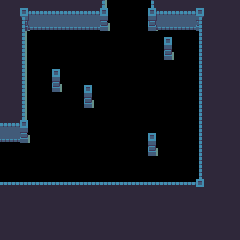

Below is a game level as drawn by its tile map, then a one-line description and the .tmx file that defines it, in full:
An orthogonal 15x15 tile map with 16x16 px tiles, 1 tile layer (Tiles) and 7 objects (4x pebbles, 2x link, statue_b).

<map version="1.0" orientation="orthogonal" width="15" height="15" tilewidth="16" tileheight="16">
 <tileset firstgid="1" name="tiles" tilewidth="16" tileheight="16">
  <image source="../../tilesets/tiles.png" width="96" height="144" />
 </tileset>
 <layer name="Tiles" width="15" height="15">
  <data>
   <tile gid="8" />
   <tile gid="4" />
   <tile gid="5" />
   <tile gid="5" />
   <tile gid="5" />
   <tile gid="5" />
   <tile gid="46" />
   <tile gid="0" />
   <tile gid="0" />
   <tile gid="45" />
   <tile gid="5" />
   <tile gid="5" />
   <tile gid="6" />
   <tile gid="8" />
   <tile gid="8" />
   <tile gid="8" />
   <tile gid="10" />
   <tile gid="11" />
   <tile gid="11" />
   <tile gid="11" />
   <tile gid="11" />
   <tile gid="52" />
   <tile gid="0" />
   <tile gid="0" />
   <tile gid="51" />
   <tile gid="11" />
   <tile gid="11" />
   <tile gid="12" />
   <tile gid="8" />
   <tile gid="8" />
   <tile gid="8" />
   <tile gid="16" />
   <tile gid="0" />
   <tile gid="0" />
   <tile gid="0" />
   <tile gid="0" />
   <tile gid="0" />
   <tile gid="0" />
   <tile gid="0" />
   <tile gid="0" />
   <tile gid="21" />
   <tile gid="0" />
   <tile gid="18" />
   <tile gid="8" />
   <tile gid="8" />
   <tile gid="8" />
   <tile gid="16" />
   <tile gid="0" />
   <tile gid="0" />
   <tile gid="0" />
   <tile gid="0" />
   <tile gid="0" />
   <tile gid="0" />
   <tile gid="0" />
   <tile gid="0" />
   <tile gid="27" />
   <tile gid="0" />
   <tile gid="18" />
   <tile gid="8" />
   <tile gid="8" />
   <tile gid="8" />
   <tile gid="16" />
   <tile gid="0" />
   <tile gid="21" />
   <tile gid="0" />
   <tile gid="0" />
   <tile gid="0" />
   <tile gid="0" />
   <tile gid="0" />
   <tile gid="0" />
   <tile gid="0" />
   <tile gid="0" />
   <tile gid="18" />
   <tile gid="8" />
   <tile gid="8" />
   <tile gid="8" />
   <tile gid="16" />
   <tile gid="0" />
   <tile gid="27" />
   <tile gid="0" />
   <tile gid="21" />
   <tile gid="0" />
   <tile gid="0" />
   <tile gid="0" />
   <tile gid="0" />
   <tile gid="0" />
   <tile gid="0" />
   <tile gid="18" />
   <tile gid="8" />
   <tile gid="8" />
   <tile gid="8" />
   <tile gid="16" />
   <tile gid="0" />
   <tile gid="0" />
   <tile gid="0" />
   <tile gid="27" />
   <tile gid="0" />
   <tile gid="0" />
   <tile gid="0" />
   <tile gid="0" />
   <tile gid="0" />
   <tile gid="0" />
   <tile gid="18" />
   <tile gid="8" />
   <tile gid="8" />
   <tile gid="5" />
   <tile gid="46" />
   <tile gid="0" />
   <tile gid="0" />
   <tile gid="0" />
   <tile gid="0" />
   <tile gid="0" />
   <tile gid="0" />
   <tile gid="0" />
   <tile gid="0" />
   <tile gid="0" />
   <tile gid="0" />
   <tile gid="18" />
   <tile gid="8" />
   <tile gid="8" />
   <tile gid="11" />
   <tile gid="52" />
   <tile gid="0" />
   <tile gid="0" />
   <tile gid="0" />
   <tile gid="0" />
   <tile gid="0" />
   <tile gid="0" />
   <tile gid="0" />
   <tile gid="21" />
   <tile gid="0" />
   <tile gid="0" />
   <tile gid="18" />
   <tile gid="8" />
   <tile gid="8" />
   <tile gid="0" />
   <tile gid="0" />
   <tile gid="0" />
   <tile gid="0" />
   <tile gid="0" />
   <tile gid="0" />
   <tile gid="0" />
   <tile gid="0" />
   <tile gid="0" />
   <tile gid="27" />
   <tile gid="0" />
   <tile gid="0" />
   <tile gid="18" />
   <tile gid="8" />
   <tile gid="8" />
   <tile gid="0" />
   <tile gid="0" />
   <tile gid="0" />
   <tile gid="0" />
   <tile gid="0" />
   <tile gid="0" />
   <tile gid="0" />
   <tile gid="0" />
   <tile gid="0" />
   <tile gid="0" />
   <tile gid="0" />
   <tile gid="0" />
   <tile gid="18" />
   <tile gid="8" />
   <tile gid="8" />
   <tile gid="23" />
   <tile gid="23" />
   <tile gid="23" />
   <tile gid="23" />
   <tile gid="23" />
   <tile gid="23" />
   <tile gid="23" />
   <tile gid="23" />
   <tile gid="23" />
   <tile gid="23" />
   <tile gid="23" />
   <tile gid="23" />
   <tile gid="24" />
   <tile gid="8" />
   <tile gid="8" />
   <tile gid="8" />
   <tile gid="8" />
   <tile gid="8" />
   <tile gid="8" />
   <tile gid="8" />
   <tile gid="8" />
   <tile gid="8" />
   <tile gid="8" />
   <tile gid="8" />
   <tile gid="8" />
   <tile gid="8" />
   <tile gid="8" />
   <tile gid="8" />
   <tile gid="8" />
   <tile gid="8" />
   <tile gid="8" />
   <tile gid="8" />
   <tile gid="8" />
   <tile gid="8" />
   <tile gid="8" />
   <tile gid="8" />
   <tile gid="8" />
   <tile gid="8" />
   <tile gid="8" />
   <tile gid="8" />
   <tile gid="8" />
   <tile gid="8" />
   <tile gid="8" />
   <tile gid="8" />
   <tile gid="8" />
   <tile gid="8" />
   <tile gid="8" />
   <tile gid="8" />
   <tile gid="8" />
   <tile gid="8" />
   <tile gid="8" />
   <tile gid="8" />
   <tile gid="8" />
   <tile gid="8" />
   <tile gid="8" />
   <tile gid="8" />
   <tile gid="8" />
   <tile gid="8" />
   <tile gid="8" />
   <tile gid="8" />
  </data>
 </layer>
 <objectgroup name="Objects" width="0" height="0">
  <object name="pebbles" x="128" y="64" width="16" height="16" />
  <object name="pebbles" x="64" y="128" width="16" height="16" />
  <object name="pebbles" x="48" y="32" width="16" height="16" />
  <object name="pebbles" x="160" y="112" width="16" height="16" />
  <object name="statue_b" x="160" y="64" width="32" height="32" />
  <object name="link" x="0" y="144" width="16" height="48" />
  <object name="link" x="112" y="0" width="32" height="16" />
 </objectgroup>
</map>
